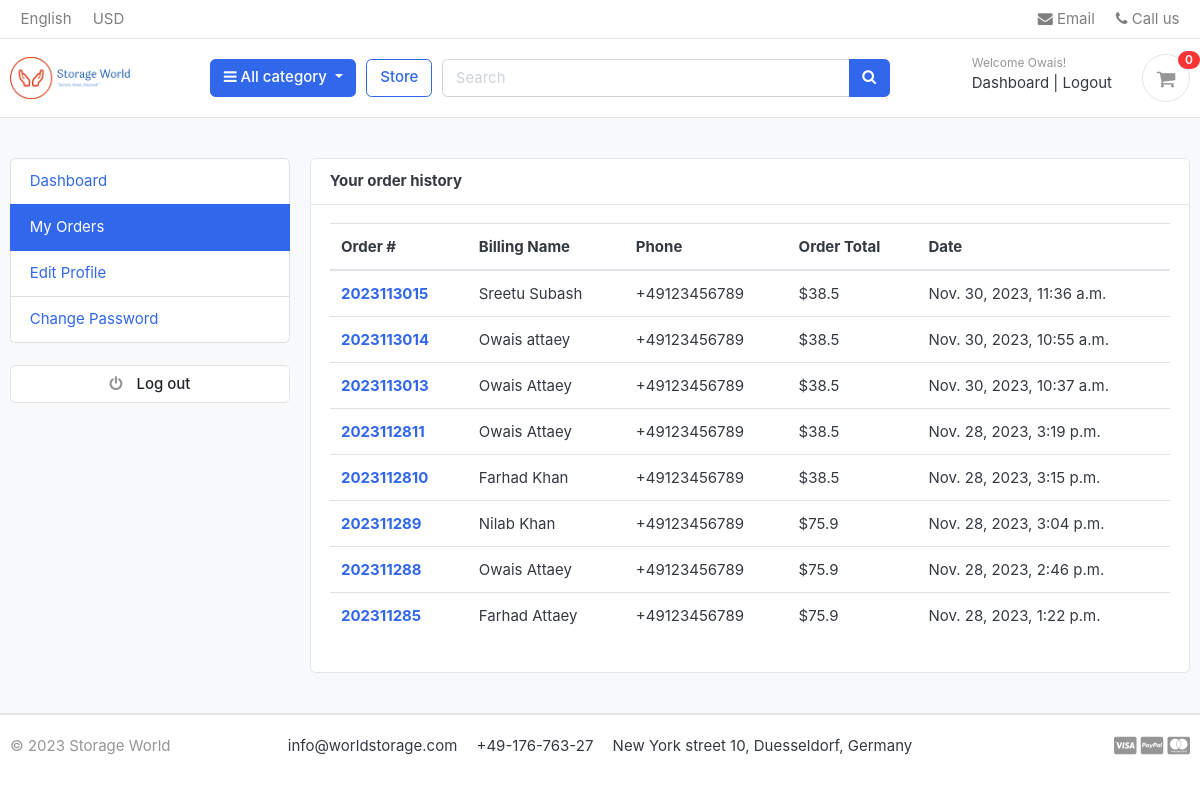
The page /accounts/my_orders/ (signed in) on the database its author committed.
### accounts/models.py (models this page shows, shortened)
class Account(AbstractBaseUser):
    first_name      = models.CharField(max_length=50)
    last_name       = models.CharField(max_length=50)
    username        = models.CharField(max_length=50, unique=True)
    email           = models.EmailField(max_length=100, unique=True)
    phone_number    = models.CharField(max_length=50)
    date_joined     = models.DateTimeField(auto_now_add=True)
    last_login      = models.DateTimeField(auto_now_add=True)
    is_admin        = models.BooleanField(default=False)
    is_staff        = models.BooleanField(default=False)
    is_active       = models.BooleanField(default=False)
    is_superadmin   = models.BooleanField(default=False)
    USERNAME_FIELD = 'email'
    REQUIRED_FIELDS = ['username', 'first_name', 'last_name']
    objects = MyAccountManager()

### orders/models.py (models this page shows, shortened)
class Order(models.Model):
    STATUS = (
        ('New', 'New'),
        ('Accepted', 'Accepted'),
        ('Completed', 'Completed'),
        ('Cancelled', 'Cancelled'),
    )
    user                = models.ForeignKey(Account, on_delete=models.SET_NULL, null=True)
    payment             = models.ForeignKey(Payment, on_delete=models.SET_NULL, blank=True, null=True)
    order_number        = models.CharField(max_length=20)
    first_name          = models.CharField(max_length=50)
    last_name           = models.CharField(max_length=50)
    phone               = models.CharField(max_length=15)
    email               = models.EmailField(max_length=50)
    address_line_1      = models.CharField(max_length=50)
    address_line_2      = models.CharField(max_length=50, blank=True)
    country             = models.CharField(max_length=50)
    state               = models.CharField(max_length=50)
    city                = models.CharField(max_length=50)
    order_note          = models.CharField(max_length=100, blank=True)
    order_total         = models.FloatField()
    tax                 = models.FloatField()
    status              = models.CharField(max_length=10, choices=STATUS, default='New')
    ip                  = models.CharField(blank=True, max_length=20)
    is_ordered          = models.BooleanField(default=False)
    created_at          = models.DateTimeField(auto_now_add=True)
    updated_at          = models.DateTimeField(auto_now=True)
    def full_name(self):
        return f'{self.first_name} {self.last_name}'

### accounts/views.py (the view)
# urls.py: path('my_orders/', views.my_orders, name='my_orders'),
@login_required(login_url='login')
def my_orders(request):
    orders = Order.objects.filter(user=request.user, is_ordered=True).order_by('-created_at')
    context = {
        'orders': orders,
    }
    return render(request, 'accounts/my_orders.html', context)

### carts/context_processors.py (called while the page is built)
def counter(request):
    cart_count = 0
    if 'admin' in request.path:
        return {}
    else:
        try:
            cart = Cart.objects.filter(cart_id=_cart_id(request))
            if request.user.is_authenticated:
                cart_items = CartItem.objects.all().filter(user=request.user)
            else:
                cart_items = CartItem.objects.all().filter(cart=cart[:1])
            for cart_item in cart_items:
                cart_count += cart_item.quantity
        except Cart.DoesNotExist:
            cart_count = 0
    return dict(cart_count=cart_count)

### carts/views.py (called while the page is built)
def _cart_id(request):
    cart = request.session.session_key
    if not cart:
        cart = request.session.create()
    return cart

### category/context_processors.py (called while the page is built)
def menu_links(request):
    links = Category.objects.all()
    return dict(links=links)

### category/models.py (called while the page is built)
    def get_url(self):
        return reverse('products_by_category', args=[self.slug])

### templates/accounts/my_orders.html (shortened to what this page needs)
{% extends 'base.html' %}
{% block content %}
<section class="section-conten padding-y bg">
<div class="container">
	<div class="row">
	{% include 'includes/dashboard_sidebar.html' %}
	<main class="col-md-9">
		<article class="card">
		<header class="card-header">
			<strong class="d-inline-block mr-3">Your order history</strong>
		</header>
		<div class="card-body">
			<div class="row">
			<div class="col-md-12">
				<table class="table table-hover">
				  <thead>
				    <tr>
				      <th scope="col">Order #</th>
				      <th scope="col">Billing Name</th>
				      <th scope="col">Phone</th>
				      <th scope="col">Order Total</th>
                        <th scope="col">Date</th>
				    </tr>
				  </thead>
				  <tbody>
						{% for order in orders %}
				    <tr>
				      <th scope="row"><a href="{% url 'order_detail' order.order_number %}">{{order.order_number}}</a></th>
				      <td>{{order.full_name}}</td>
				      <td>{{order.phone}}</td>
				      <td>${{order.order_total}}</td>
                        <td>{{order.created_at}}</td>
				    </tr>
				{% endfor %}
				  </tbody>
				</table>
			</div>
			</div>
		</div>
		</article>
	</main>
</div>
</div>
</section>
{% endblock %}

### templates/includes/navbar.html (shortened to what this page needs)
{% load static %}
<header class="section-header">
<nav class="navbar p-md-0 navbar-expand-sm navbar-light border-bottom">
<div class="container">
  <div class="collapse navbar-collapse" id="navbarTop4">
    <ul class="navbar-nav mr-auto">
    	<li class="nav-item dropdown">
		 	<a href="#" class="nav-link">   English </a>
		</li>
		<li class="nav-item dropdown">
			<a href="#" class="nav-link"> USD </a>
		</li>
    </ul>
    <ul class="navbar-nav">
		<li><a href="#" class="nav-link"> <i class="fa fa-envelope"></i> Email </a></li>
		<li><a href="#" class="nav-link"> <i class="fa fa-phone"></i> Call us </a></li>
	</ul>
  </div>
</div>
</nav>
<section class="header-main border-bottom">
	<div class="container">
<div class="row align-items-center">
	<div class="col-lg-2 col-md-3 col-6">
		<a href="{% url 'home' %}" class="brand-wrap">
			<img class="logo" src="{% static './images/logo/logo.png' %}">
		</a>
	</div>
	<div class="col-lg col-sm col-md col-6 flex-grow-0">
		<div class="category-wrap dropdown d-inline-block float-right">
			<button type="button" class="btn btn-primary dropdown-toggle" data-toggle="dropdown">
				<i class="fa fa-bars"></i> All category
			</button>
		</div>
	</div>
	<a href="{% url 'store' %}" class="btn btn-outline-primary">Store</a>
	<div class="col-lg  col-md-6 col-sm-12 col">
		<form action="{% url 'search' %}" class="search" method='GET'>
			<div class="input-group w-100">
			    <input type="text" class="form-control" style="width:60%;" placeholder="Search" name="keyword">
			    <div class="input-group-append">
			      <button class="btn btn-primary" type="submit">
			        <i class="fa fa-search"></i>
			      </button>
			    </div>
		    </div>
		</form>
	</div>
	<div class="col-lg-3 col-sm-6 col-8 order-2 order-lg-3">
				<div class="d-flex justify-content-end mb-3 mb-lg-0">
					{% if user.id is None %}
					<div class="widget-header">
						<small class="title text-muted">Welcome guest!</small>
						<div>
							<a href="{% url 'login' %}">Sign in</a> <span class="dark-transp"> | </span>
							<a href="{% url 'register' %}"> Register</a>
						</div>
					</div>
					{% else %}
					<div class="widget-header">
						<small class="title text-muted">Welcome {{user.first_name | capfirst}}!</small>
						<div>
							<a href="{% url 'dashboard' %}">Dashboard</a> <span class="dark-transp"> | </span>
							<a href="{% url 'logout' %}"> Logout</a>
						</div>
					</div>
					{% endif %}
					<a href="{% url 'cart' %}" class="widget-header pl-3 ml-3">
						<div class="icon icon-sm rounded-circle border"><i class="fa fa-shopping-cart"></i></div>
						<span class="badge badge-pill badge-danger notify">{{cart_count}}</span>
					</a>
				</div>
			</div>
</div>
	</div>
</section>
</header>

### static/css/ui.css (style rules this page uses)
html { font-family: "Inter", sans-serif; font-size: 15px; }
.icon-xs, .icon-sm, .icon-md, .icon-lg { display: inline-block; text-align: center; flex-shrink: 0; flex-grow: 0; }
.icon-sm { width: 48px; height: 48px; line-height: 48px !important; font-size: 20px; }
.padding-y { padding-top: 40px; padding-bottom: 40px; }
article:after, .form-group:after { display: block; clear: both; content: ""; }
.bg { background-color: #f8f9fa; }
.header-main { position: relative; padding-top: 1rem; padding-bottom: 1rem; }
.brand-wrap .logo, .navbar-brand .logo { margin-right: 7px; max-height: 42px; display: inline-block; }
.widget-header { display: inline-block; vertical-align: middle; position: relative; }
.widget-header a { color: #343a40; }
.widget-header i { color: #969696; }
.widget-header .title { display: block; }
.widget-header .notify { position: absolute; top: -3px; right: -10px; }
.notify { position: absolute; top: -4px; right: -10px; display: inline-block; padding: 0.25em 0.6em; font-size: 12px; line-height: 1; text-align: center; border-radius: 3rem; color: #fff; background-color: #fa3434; }

### rows shown on the page
Account: first_name "Owais"
Order: order_number "2023113015", full_name "Sreetu Subash", phone "+49123456789", order_total "38.5", created_at "Nov. 30, 2023, 11:36 a.m."
Order: order_number "2023113014", full_name "Owais attaey", phone "+49123456789", order_total "38.5", created_at "Nov. 30, 2023, 10:55 a.m."
Order: order_number "2023113013", full_name "Owais Attaey", phone "+49123456789", order_total "38.5", created_at "Nov. 30, 2023, 10:37 a.m."
Order: order_number "2023112811", full_name "Owais Attaey", phone "+49123456789", order_total "38.5", created_at "Nov. 28, 2023, 3:19 p.m."
Order: order_number "2023112810", full_name "Farhad Khan", phone "+49123456789", order_total "38.5", created_at "Nov. 28, 2023, 3:15 p.m."
Order: order_number "202311289", full_name "Nilab Khan", phone "+49123456789", order_total "75.9", created_at "Nov. 28, 2023, 3:04 p.m."
Order: order_number "202311288", full_name "Owais Attaey", phone "+49123456789", order_total "75.9", created_at "Nov. 28, 2023, 2:46 p.m."
Order: order_number "202311285", full_name "Farhad Attaey", phone "+49123456789", order_total "75.9", created_at "Nov. 28, 2023, 1:22 p.m."

### other values the page prints
{{ cart_count }} "0"
